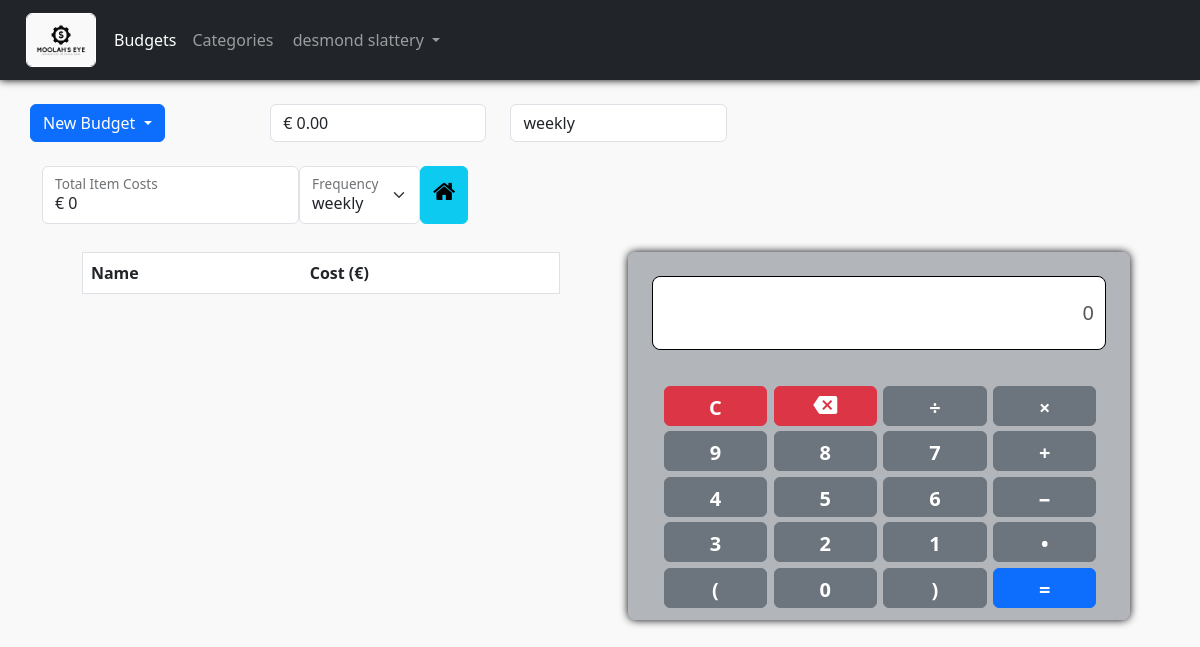
The page /calculator/13 (signed in) on the database its author committed.
### main/models.py (models this page shows, shortened)
class User(AbstractBaseUser, PermissionsMixin):
    name = models.CharField(max_length=40, unique=True, null=False, blank=False)
    user_name = models.CharField(max_length=40, unique=True, null=False, blank=False)
    email = models.EmailField(null=False, blank=False, unique=True)
    password = models.CharField(max_length=150, null=False, blank=False)
    instantiated = models.BooleanField(null=False, default=False)
    is_staff = models.BooleanField(default=False)
    is_active = models.BooleanField(default=False)
    objects = CustomAccountManager()
    USERNAME_FIELD = 'email'
    REQUIRED_FIELDS = ['user_name', 'name','password']

class Budget(models.Model):
    frequencies = (
        (2, "weekly"),
        (3, "bi-weekly"),
        (4, "monthly")
    )
    user_id = models.ForeignKey(User, on_delete=models.CASCADE, default=None)
    name = models.CharField(max_length=40, default="New Budget", null=False, blank=False, unique=True)
    amount = models.FloatField(default=0.0, null=False, blank=False)
    frequency = models.IntegerField(null=False, default=7, choices=frequencies)
    def get_frequency(self, str_rep: bool = True) -> Union[int, str]:
        try:
            for freq in Budget.frequencies:
                if self.frequency in freq:
                    if str_rep:
                        return freq[1]
                    else:
                        return freq[0]
        except:
            pass
    def get_item_costs(self, frequency_filter: Union[str, int]):
        ret = {}
        try:
            items = sorted(
                self.item_set.all(),
                key = lambda i: i.get_item_cost(frequency_filter),
                reverse=True
            )
            for item in items:
                ret[item.name] = round(item.get_item_cost(frequency_filter),2)
        except Exception as e:
            pass
        return ret
    @classmethod
    def get_budget_frequencies(str_rep: bool = True) -> list:
        try:
            if str_rep:
                return [freq[1] for freq in Budget.frequencies]
            else:
                return [freq[0] for freq in Budget.frequencies]
        except:
            pass

### main/views.py (the view, shortened to what this page needs)
# urls.py: path("calculator/<int:budget_id>", views.calculator_view, name="calculator_view")
def calculator_view(req, budget_id):
    try:
        context = {}
        budget = Budget.objects.filter(id=budget_id).first()
        if budget:
            context["budget"] = budget
            if budget.item_set.all():
                context["frequencies"] = budget.item_set.all().first().get_frequencies()
            else:
                context["frequencies"] = budget.get_budget_frequencies()
            if req.method == "GET":
                context["frequency"] = budget.get_frequency()
                context["items"] = budget.get_item_costs(context["frequency"])
                print(context["items"])
                if context["items"]:
                    context["amount"] = budget.get_total_costs(context["frequency"])
                else:
                    context["amount"] = 0
                return render(req,"calculator.html", context)
            return render(req,"calculator.html", context)
    except Exception as e:
        print(e)
        pass
    return redirect("dashboard_view", id=budget_id)

### main/templatetags/custom_filters.py (called while the page is built)
@register.filter
def format_float(val) -> str:
    try:
        return "{0:,.2f}".format(val)
    except Exception as e:
        return val

### main/templates/calculator.html (shortened to what this page needs)
{% extends 'index.html' %}
{% load static %}
{% block static_resources %}
<link rel="stylesheet" href="https://cdnjs.cloudflare.com/ajax/libs/font-awesome/4.7.0/css/font-awesome.min.css">
<link rel="stylesheet" type="text/css" href="{% static '/css/styles.css' %}"/>
<link rel="stylesheet" type="text/css" href="{% static '/css/calculator.css' %}"/>
{% endblock %}
{% load custom_filters %}
{% block content %}
    <div class="budget-details container">
        <div class="budget-info row">
            <div class="col">
                <div class="dropdown">
                    <button class="btn btn-primary dropdown-toggle" type="button" data-bs-toggle="dropdown" aria-expanded="false">
                    {{budget.name}}
                    </button>
                </div>
            </div>
            <div class="col">
                <input class="form-control" type="text" value= "€ {{budget.amount|format_float}}"
                aria-label="readonly input example" readonly>
            </div>
            <div class="col">
                <input class="form-control" type="text" value="{{budget.get_frequency}}"
                aria-label="readonly input example" readonly>
            </div>
        </div>
    </div>
    <div class="costs-container container">
        <form class="costs-form" method="post" action="">
            <div class="form-floating">
                <input id="item_costs" class="form-control" type="text"
                value="€ {{amount}}" aria-label="readonly input example" readonly/>
            <label for="item_costs">Total Item Costs</label>
            </div>
            <div class="form-floating">
                <select id="frequency_select" class="form-select" aria-label="" name="frequency">
                    {% for freq in frequencies %}
                        {% if freq == frequency %}
                            <option selected>{{freq}}</option>
                        {% else %}
                            <option value="{{freq}}">{{freq}}</option>
                        {% endif %}
                    {% endfor %}
                  </select>
                <label for="frequency">Frequency</label>
            </div>
            <a type="button" href="{% url 'dashboard_view' id=budget.id %}" class="btn btn-info" id="calculator">
                <i class="fa fa-home" aria-hidden="true"></i>
            </a>
    </div>
    <div class="main-content-container container">
        <div class="items-container container">
            <table border="1 | 0" cellpadding="3" class="table table-striped items-table">
                <thead class="thead-light">
                    <tr>
                        <th scope="col" class="text-left">Name</th>
                        <th scope="col" class="text-justify">Cost (€)</th>
                    </tr>
                </thead>
            </table>
        </div>
        <div class="calculator-container container">
            <div class="calculator">
                <div class="calculator-display">
                    <input id="display_input" type="text" value="0" disabled/>
                </div>
                <div id="calculator-buttons" class="grid-container">
                    <button type="button" data-value="clear" class="btn btn-danger">C</button>
                    <button type="button" data-value="backspace" class="btn btn-danger">
                        <i class="material-icons">backspace</i>
                    </button>
                    <button type="button" data-value="/" class="btn btn-secondary">&divide;</button>
                    <button type="button" data-value="x" class="btn btn-secondary">&times;</button>
                    <button type="button" data-value="9" class="btn btn-secondary">9</button>
                    <button type="button" data-value="8" class="btn btn-secondary">8</button>
                    <button type="button" data-value="7" class="btn btn-secondary">7</button>
                    <button type="button" data-value="+" class="btn btn-secondary">&plus;</button>
                    <button type="button" data-value="4" class="btn btn-secondary">4</button>
                    <button type="button" data-value="5" class="btn btn-secondary">5</button>
                    <button type="button" data-value="6" class="btn btn-secondary">6</button>
                    <button type="button" data-value="-" class="btn btn-secondary">&minus;</button>
                    <button type="button" data-value="3" class="btn btn-secondary">3</button>
                    <button type="button" data-value="2" class="btn btn-secondary">2</button>
                    <button type="button" data-value="1" class="btn btn-secondary">1</button>
                    <button type="button" data-value="." class="btn btn-secondary">&bull;</button>
                    <button type="button" data-value="(" class="btn btn-secondary">&lpar;</button>
                    <button type="button" data-value="0" class="btn btn-secondary">0</button>
                    <button type="button" data-value=")" class="btn btn-secondary">&rpar;</button>
                    <button type="button" data-value="equals" class="btn btn-primary">&equals;</button>
                </div>
            </div>
        </div>
    </div>
{% endblock %}

### main/templates/index.html (shortened to what this page needs)
{% extends 'base.html' %}
{% load static %}
{% block main %}
    <main id="bootstrap-override">
        <nav class="navbar navbar-dark navbar-expand-lg bg-dark sticky-top" data-bs-theme="dark">
            <div class="container-fluid">
                <a class="navbar-brand" href="#">
                    <img src="{% static 'images/logo.png' %}" id="logo" alt="Moolah's Eye Logo">
                </a>
              <div class="collapse navbar-collapse" id="navbarNavDropdown">
                <ul class="navbar-nav">
                  <li class="nav-item">
                    <a class="nav-link active" aria-current="page" href="#">Budgets</a>
                  </li>
                  <li class="nav-item">
                    <a class="nav-link" href="#">Categories</a>
                  </li>
                  <li class="nav-item dropdown logout-dropdown">
                    <a class="nav-link dropdown-toggle" href="#" role="button" data-bs-toggle="dropdown" aria-expanded="false">
                      {{user.name}}
                    </a>
                  </li>
                </ul>
              </div>
            </div>
          </nav>
        <div class="content">
            {% block content %}
            {% endblock %}
        </div>
    </main>
{% endblock %}

### main/static/css/styles.css (style rules this page uses)
:root { --logo-bg: #f9f9f9; }
body { overflow-x: hidden; overflow-y: auto; background-color: var(--logo-bg); }
main { width: 100vw; height: 100vh; }
.navbar { box-shadow: 0 0 .5rem black; }
#logo { width: 100%; height: auto; margin: 0 2.5%; border: .05rem groove white; border-radius: 6px; }
.navbar-brand { max-width: 6%; }
.navbar-brand, .logout-dropdown { margin: 0 1%; }
.budget-details { display: flex; flex-direction: row; justify-content: flex-start; padding: 1% 0; margin: 1% auto; }
.costs-container { display: flex; }
.items-container { margin: 2.5% auto; }
.items-table { background-color: white; }
#calculator, #table_item_view, #chart_item_view { font-size: 150%; }

### main/static/css/calculator.css (style rules this page uses)
:root { --calculator-bg: rgba(108, 117, 125, 0.5); }
* { margin: 0; padding: 0; box-sizing: border-box; }
.main-content-container { display: flex; }
.items-container { margin: 2.5%; }
.costs-form { display: flex; }
.calculator-container { margin: 2.5%; box-shadow: 0 0 .5rem black; border-radius: 8px; background: var(--calculator-bg); }
.calculator { border-radius: 8px; }
.calculator-display { margin: 5% auto; border: .05rem groove black; border-radius: 8px; max-width: 95%; }
.calculator-display input { height: 100%; width: 100%; padding: 5% 2.5%; border: none; border-radius: 8px; background-color: white; text-align: right; font-size: 125%; }
.grid-container { max-width: 95%; margin: auto; display: grid; grid-template-columns: repeat(4, 24%); grid-template-rows: repeat(5, 18%); padding: 2.5%; row-gap: 2.5%; column-gap: 1.5%; }
.calculator .btn { font-weight: bold; font-size: 125%; }

### rows shown on the page
User: name "desmond slattery"
Budget: name "New Budget", amount "€ 0.00", get_frequency "weekly"

### other values the page prints
form field frequency "weekly"
